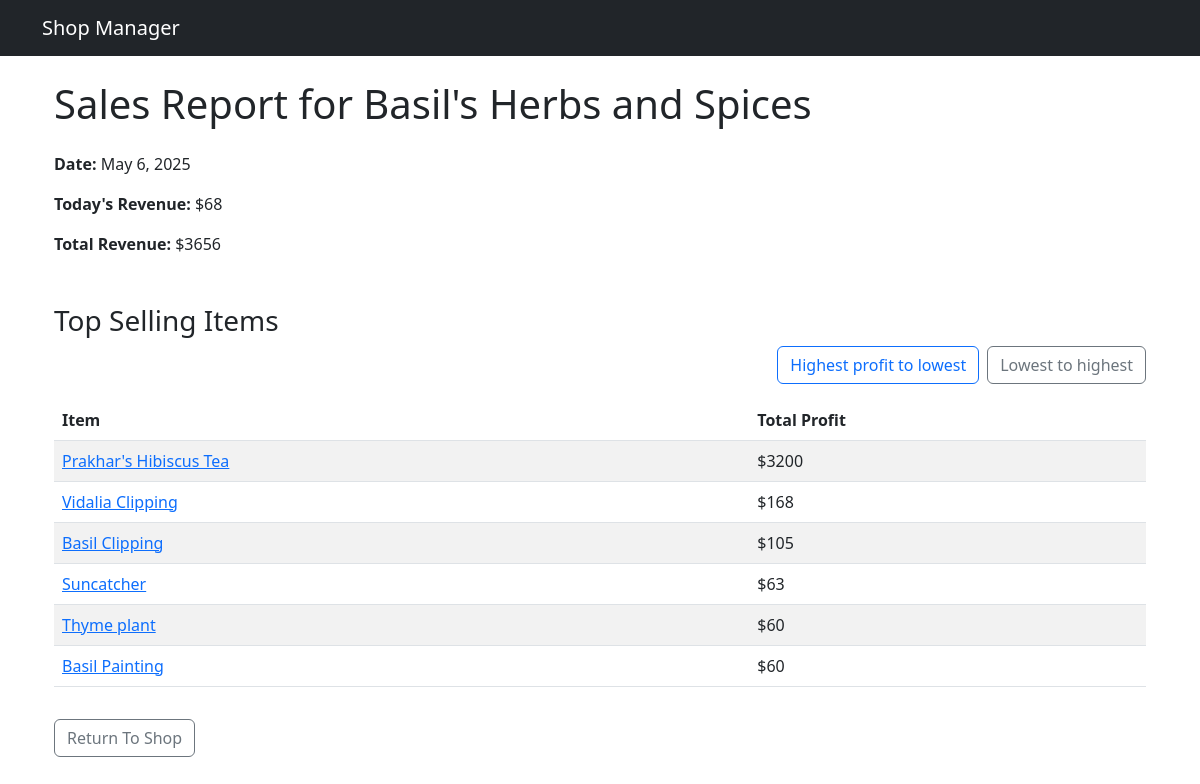
The page /mainapp/shopkeep/1/report/ on the database its author committed.
### mainapp/models.py (models this page shows, shortened)
class Shop(models.Model):
    shop_name = models.CharField(max_length=100, unique=True)
    email = models.EmailField(unique=True)
    shop_description = models.TextField(default="No Description Provided")

class Item(models.Model):
    name = models.CharField(max_length=100)
    description = models.TextField(default="No Description Provided")
    price = models.DecimalField(max_digits=10, decimal_places=2)
    quantity = models.IntegerField(default=0)

### mainapp/views.py (the view)
# urls.py: path('shopkeep/<int:shop_id>/report/', views.shopkeep_report, name='shopkeep_report'),
def shopkeep_report(request, shop_id):
    shop = get_object_or_404(Shop, id=shop_id)
    orders = Order.objects.filter(shop_id=shop_id)
    total_revenue = orders.aggregate(total=models.Sum('total_price'))['total'] or 0
    today = now().date()
    today_revenue = orders.filter(order_date__date=today).aggregate(
        total=models.Sum('total_price')
    )['total'] or 0
    sort_order = request.GET.get('sort', 'desc')  # defaults to 'desc'
    ordering = 'total_earned' if sort_order == 'asc' else '-total_earned'
    top_items = Order.objects.filter(shop=shop) \
        .values('item__id', 'item__name') \
        .annotate(
            total_earned=Sum('total_price'),
            total_orders_with=Count('id'),
            times_bought=Sum('quantity')
        ) \
        .order_by(ordering)
    return render(request, 'mainapp/shopkeep_report.html', {
        'shop': shop,
        'total_revenue': total_revenue,
        'today': today,
        'today_revenue': today_revenue,
        'top_items': top_items
    })

### mainapp/templates/mainapp/shopkeep_report.html (shortened to what this page needs)
{% extends "mainapp/base.html" %}
{% block content %}
<div class="container">
    <h1 class="mb-4">Sales Report for {{ shop.shop_name }}</h1>
    <div class="mb-4">
        <p><strong>Date:</strong> {{ today }}</p>
        <p><strong>Today's Revenue:</strong> ${{ today_revenue }}</p>
        <p><strong>Total Revenue:</strong> ${{ total_revenue }}</p>
    </div>
    <h3 class="mt-5">Top Selling Items</h3>
    {% if top_items %}
    <div class="d-flex justify-content-end mb-3">
        <a href="?sort=desc" class="btn btn-outline-primary me-2">Highest profit to lowest</a>
        <a href="?sort=asc" class="btn btn-outline-secondary">Lowest to highest</a>
    </div>
        <table class="table table-striped">
            <thead>
                <tr>
                    <th>Item</th>
                    <th>Total Profit</th>
                </tr>
            </thead>
            <tbody>
                {% for item in top_items %}
                <tr>
                    <td><a href="{% url 'item_detail' shop.id item.item__id %}">{{ item.item__name }}</a></td>
                    <td>${{ item.total_earned }}</td>
                </tr>
                {% endfor %}
            </tbody>
        </table>
    {% else %}
        <p>No sales data available yet.</p>
    {% endif %}
    <a href="{% url 'shopkeep' shop.id %}" class="btn btn-outline-secondary mt-3">Return To Shop</a>
</div>
{% endblock %}

### rows shown on the page
Shop: shop_name "Basil's Herbs and Spices"
Item: item__name "Prakhar's Hibiscus Tea", total_earned "3200"
Item: item__name "Vidalia Clipping", total_earned "168"
Item: item__name "Basil Clipping", total_earned "105"
Item: item__name "Suncatcher", total_earned "63"
Item: item__name "Thyme plant", total_earned "60"
Item: item__name "Basil Painting", total_earned "60"

### other values the page prints
{{ today_revenue }} "68"
{{ total_revenue }} "3656"
